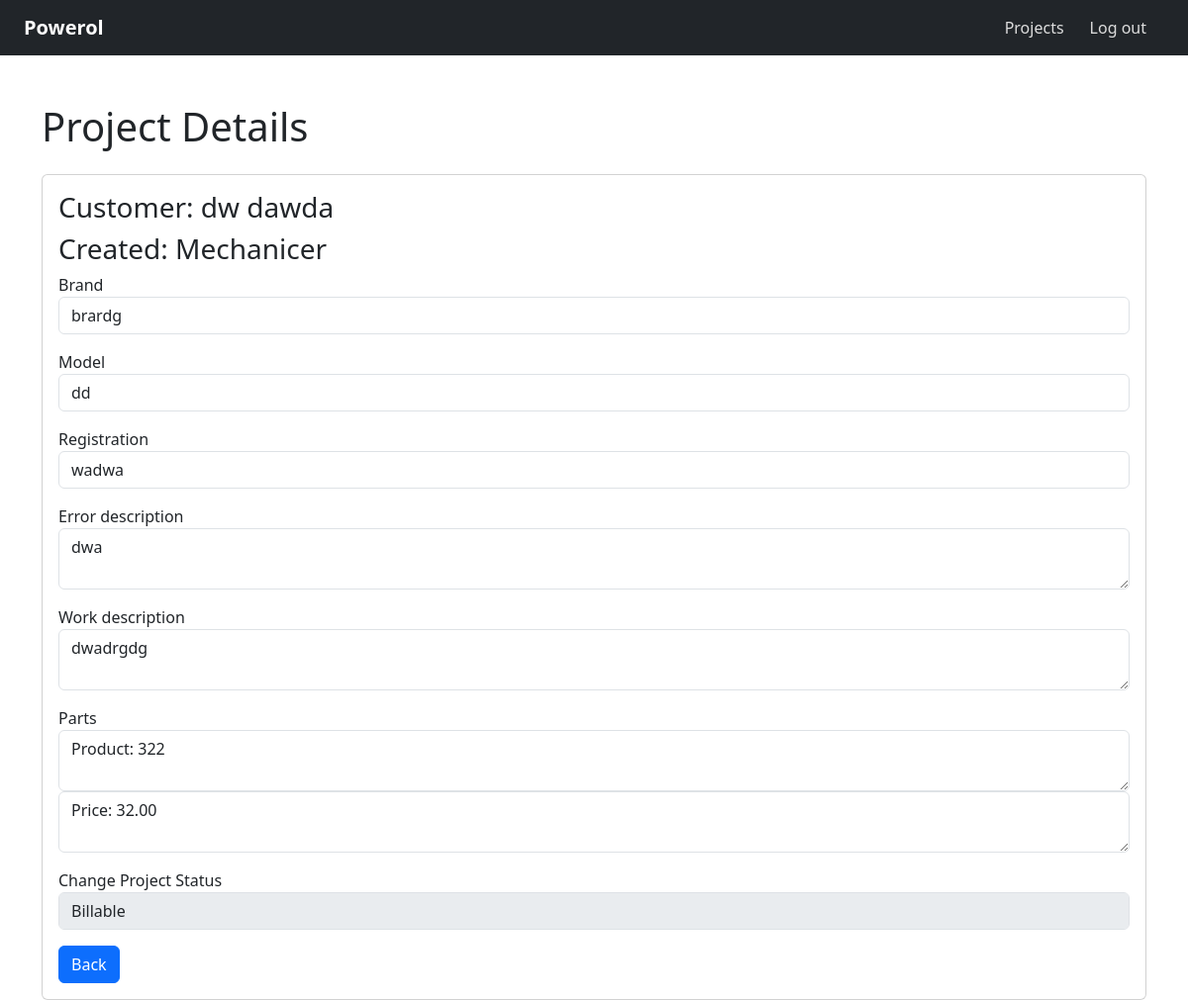
Page /single-project.php?id=44 (signed in) on the committed database.
### tables this page shows
CREATE TABLE `table_projekt` (
  `id_projekt` int(11) NOT NULL,
  `pt_felbeskrivning` varchar(520) NOT NULL,
  `pt_arbetsbeskrivning` varchar(520) NOT NULL,
  `pt_status_fk` int(11) NOT NULL,
  `customer_fk` int(11) DEFAULT NULL,
  `created_by_user_fk` int(11) NOT NULL,
  `car_brand` varchar(255) NOT NULL,
  `car_model` varchar(255) NOT NULL,
  `car_reg` varchar(255) NOT NULL
);

CREATE TABLE `table_users` (
  `u_id` int(11) NOT NULL,
  `u_name` varchar(255) NOT NULL,
  `u_password` varchar(255) NOT NULL,
  `u_email` varchar(255) NOT NULL,
  `u_role_fk` int(11) NOT NULL,
  `u_status` tinyint(1) NOT NULL
);

CREATE TABLE `table_parts` (
  `id_produkt` int(11) NOT NULL,
  `produkt_namn` varchar(255) NOT NULL,
  `produkt_pris` decimal(7,2) NOT NULL,
  `project_fk` int(11) DEFAULT NULL
);

### includes/functions.php (called while the page is built, shortened)
<?php
function GetPrjParts($pdo, $id_projekt) {
    $stmt = $pdo->prepare('
    SELECT * FROM table_parts
    WHERE project_fk = :id');
    $stmt->bindParam(':id', $id_projekt, PDO::PARAM_INT);
    $stmt->execute();
    return $stmt->fetchAll();
}
?>

### single-project.php (the view, shortened to what this page needs)
<?php
include_once 'includes/header.php';
?>
<link href="https://cdn.jsdelivr.net/npm/bootstrap@5.3.3/dist/css/bootstrap.min.css" rel="stylesheet">
<?php
if (isset($_GET['id'])) {
    $id_projekt = $_GET['id'];
    $partsinproject = GetPrjParts($pdo, $id_projekt);
    echo "<div class='container mt-5'>";
    echo "<h1 class='mb-4'>Project Details</h1>";
    try {
        $stmt = $pdo->prepare("
        SELECT
            CONCAT(c.cust_fname, ' ', c.cust_lname) AS customer_name,
            p.pt_felbeskrivning,
            p.pt_arbetsbeskrivning,
            p.car_brand,
            p.car_model,
            p.car_reg,
            p.pt_status_fk,
            u.u_name AS user_name
        FROM table_projekt p
        JOIN table_customer c ON p.customer_fk = c.id_cust
        JOIN table_users u ON p.created_by_user_fk = u.u_id
        WHERE p.id_projekt = ?
    ");
        $stmt->execute([$id_projekt]);
        if ($stmt->rowCount() > 0) {
            $project = $stmt->fetch();
            $status_stmt = $pdo->query("SELECT id_status, status_name FROM table_status");
            $statuses = $status_stmt->fetchAll();
            ?>
<div class="card">
    <div class="card-body">
        <h3>Customer: <?= htmlspecialchars($project['customer_name']) ?></h3>
        <h3>Created: <?= htmlspecialchars($project['user_name']) ?></h3>
        <form method="POST" action="projects/single-project.php">
            <div class="form-group mb-3">
                <label for="car_brand">Brand</label>
                <input type="text" id="car_brand" name="car_brand" class="form-control" value="<?= htmlspecialchars($project['car_brand']) ?>" readonly>
            </div>
            <div class="form-group mb-3">
                <label for="car_model">Model</label>
                <input type="text" id="car_model" name="car_model" class="form-control" value="<?= htmlspecialchars($project['car_model']) ?>" readonly>
            </div>
            <div class="form-group mb-3">
                <label for="car_reg">Registration</label>
                <input type="text" id="car_reg" name="car_reg" class="form-control" value="<?= htmlspecialchars($project['car_reg']) ?>" readonly>
            </div>
            <div class="form-group mb-3">
                <label for="felbeskrivning">Error description</label>
                <textarea readonly id="felbeskrivning" name="felbeskrivning" class="form-control"><?= htmlspecialchars($project['pt_felbeskrivning']) ?></textarea>
            </div>
            <div class="form-group mb-3">
                <label for="arbetsbeskrivning">Work description</label>
                <textarea readonly id="arbetsbeskrivning" name="arbetsbeskrivning" class="form-control"><?= htmlspecialchars($project['pt_arbetsbeskrivning']) ?></textarea>
            </div>
            <div class="form-group mb-3">
                <label for="parts">Parts</label>
                <textarea readonly id="parts" name="parts" class="form-control">Product: <?php foreach ($partsinproject as $row) { echo $row['produkt_namn'];}?></textarea>
                <textarea readonly id="parts" name="parts" class="form-control">Price: <?php foreach ($partsinproject as $row) { echo $row['produkt_pris'];}?></textarea>
            </div>
            <div class="form-group mb-3">
                <label for="status">Change Project Status</label>
                <select id="status" name="status" class="form-control" disabled>
                    <?php foreach ($statuses as $status):
                        $selected = ($status['id_status'] == $project['pt_status_fk']) ? 'selected' : ''; ?>
                        <option value="<?= $status['id_status'] ?>" <?= $selected ?>><?= htmlspecialchars($status['status_name']) ?></option>
                    <?php endforeach; ?>
                </select>
            </div>
            <button type="button" class="btn btn-primary" onclick="window.location.href='active_projects.php'">Back</button>
        </form>
    </div>
</div>
<?php
        } else {
            echo "<div class='alert alert-info' role='alert'>Project not found.</div>";
        }
    } catch (PDOException $e) {
        echo "<div class='alert alert-danger' role='alert'>Error: " . htmlspecialchars($e->getMessage()) . "</div>";
    }
    echo "</div>";
} else {
    echo "<div class='alert alert-danger' role='alert'>No project ID specified.</div>";
}
?>

### rows in the picture
table_projekt: table_users.u_name "Mechanicer", car_brand "brardg", car_model "dd", car_reg "wadwa", felbeskrivning "dwa", arbetsbeskrivning "dwadrgdg"
table_parts: parts "Product: 322", parts "Price: 32.00"

### other values in the picture
$menuItem['title'] "Projects"
$project['customer_name'] "dw dawda"
form field status "Billable"
